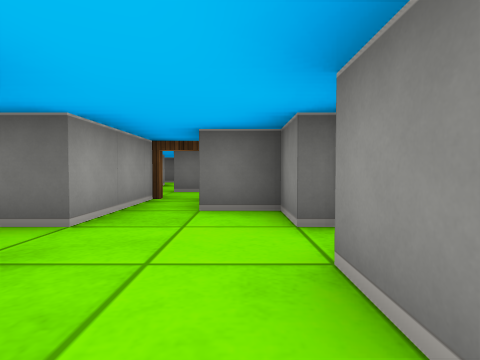
[1] (above)

17 first-person views from a walk through a cub3D level. The camera is about half as high as the walls, tilts 2° down and sees 80° across. The floor is counted in squares. Each view is taken from the middle of a square. On the plan, view 1 faces up. The plan holds only what a view shows up to about 9 squares ahead; the rest is blank.

[2]
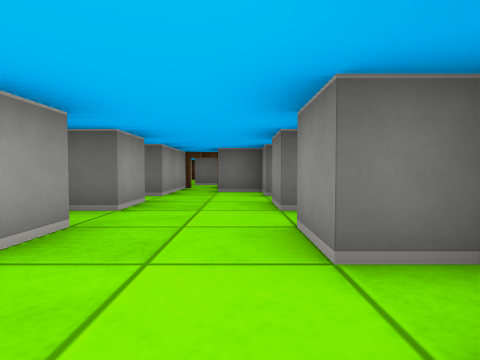

[3]
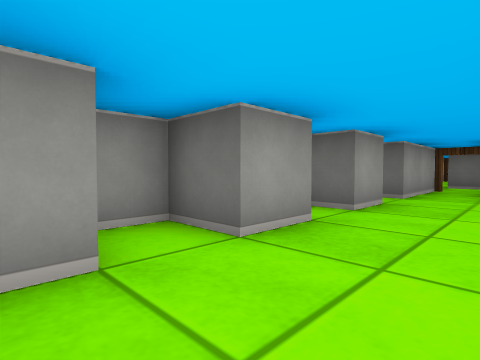

[4]
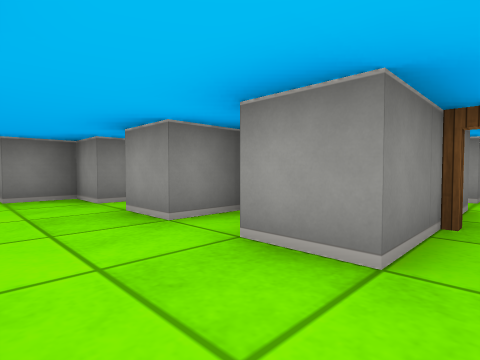

[5]
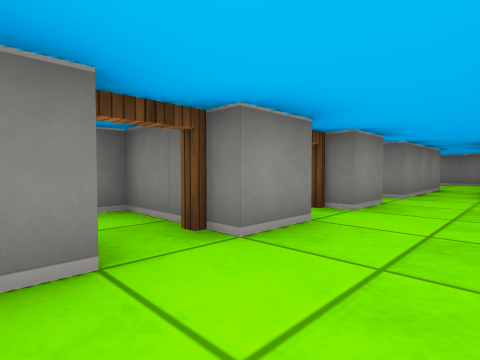

[6]
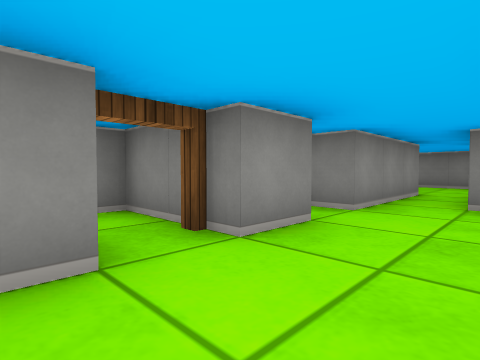

[7]
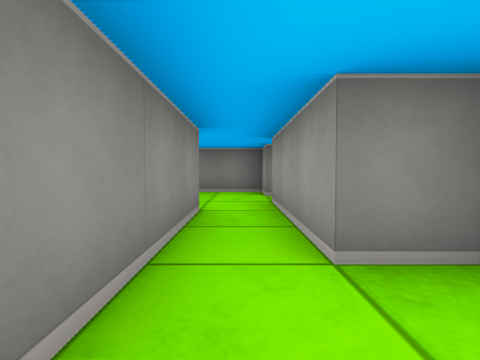

[8]
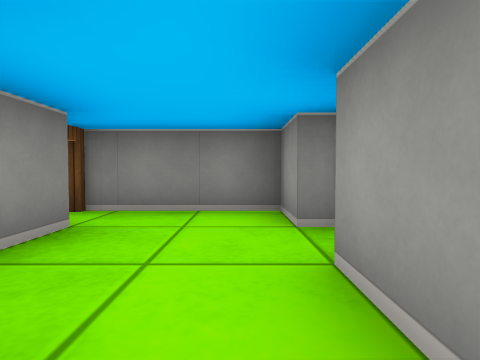

[9]
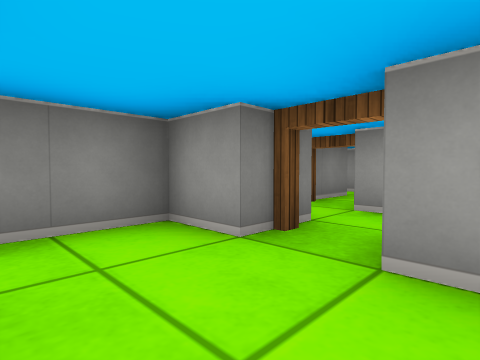

[10]
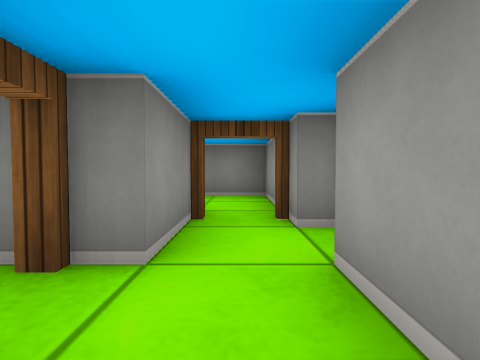

[11]
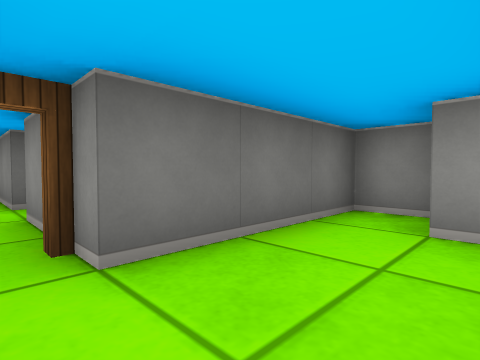

[12]
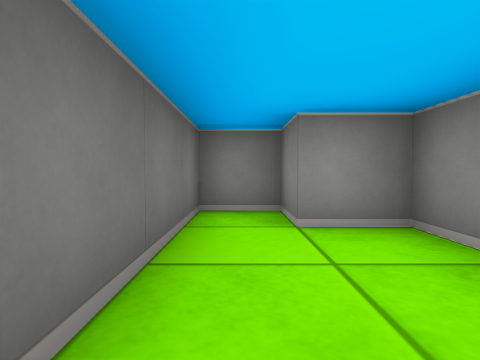

[13]
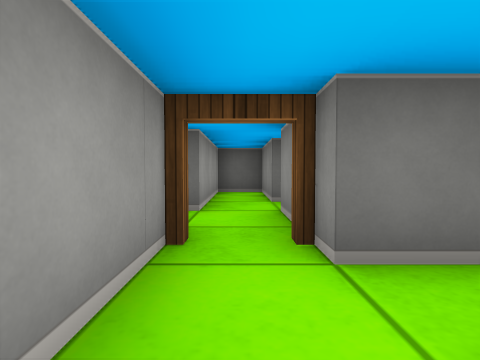

[14]
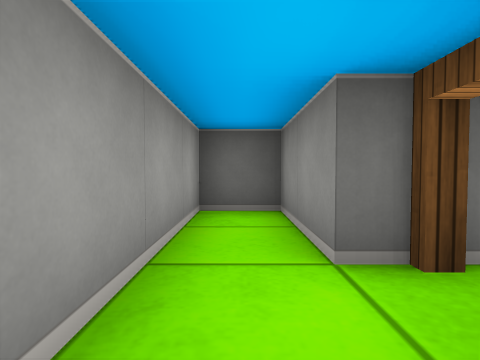

[15]
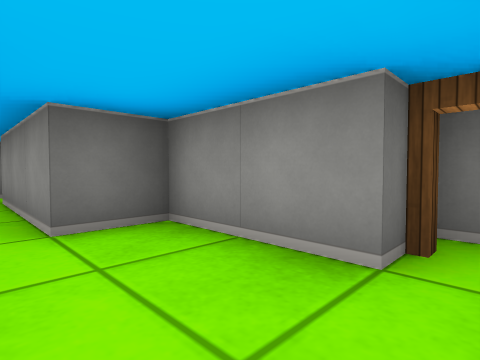

[16]
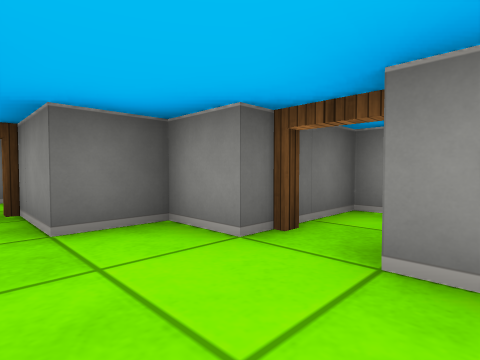

[17]
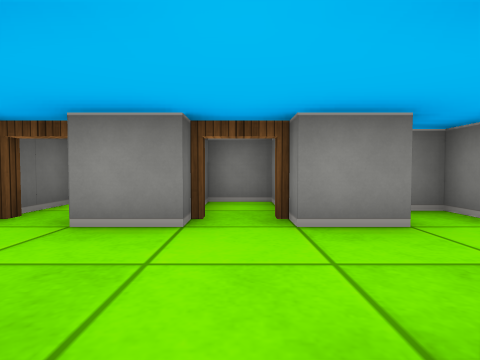

### Floor plan
Ten units are one square. View 1 is at (0, 0); x grows to the right and y downward. Boxes are objects, and circles mark ways between rooms. Rooms are numbered by the first view taken in them; rooms with no view inside come last. Other rooms are left out.
<svg viewBox="-35 -56 65 176">
<path fill="none" stroke="#000" d="M-25 5 -15 5 -15 15 -25 15 -25 22M5 -5 5 -15M-30 -15 -15 -15 -15 -5 -21 -5M-20 25 -15 25 -15 35 -5 35M14 15 5 15 5 5M5 -25 5 -35 -5 -35 -5 -51M5 35 5 25 15 25 15 20M-15 -51 -15 -25 -21 -25M-5 75 -5 85 21 85M15 75 15 55 5 55 5 35M-5 35 -5 65M-15 65 -15 45 -25 45 -25 75M-15 95 -15 75M-25 85 -25 115 5 115 5 105 15 105 15 95 -15 95M5 5 25 5 25 -5 5 -5M5 -15 25 -15 25 -25 5 -25"/>
<circle cx="0" cy="30" r="3" fill="#2a7"/>
<circle cx="10" cy="0" r="3" fill="#2a7"/>
<circle cx="10" cy="-20" r="3" fill="#2a7"/>
<circle cx="-10" cy="70" r="3" fill="#2a7"/>
<circle cx="-20" cy="90" r="3" fill="#2a7"/>
<text x="-10" y="0">1</text>
<text x="0" y="60">2</text>
<text x="-20" y="60">3</text>
<text x="-10" y="100">4</text>
<text x="20" y="0">5</text>
<text x="20" y="-20">6</text>
</svg>
Room 1 opens to room 2. Room 1 opens to room 5. Room 1 opens to room 6. Room 2 opens to room 3. Room 3 opens to room 4.

Where each view was taken, in squares from view 1:
view 1: 0 up, 0 right, facing up
view 2: 3 down, 0 right, facing up
view 3: 3 down, 0 right, facing up-left
view 4: 2 up, 0 right, facing down-left
view 5: 3 up, 1 left, facing down-right
view 6: 1 up, 1 left, facing down-right
view 7: 2 down, 0 right, facing down
view 8: 5 down, 0 right, facing down
view 9: 6 down, 1 right, facing down-left
view 10: 6 down, 2 left, facing down
view 11: 11 down, 2 left, facing up-right
view 12: 10 down, 2 left, facing right
view 13: 11 down, 2 left, facing up
view 14: 8 down, 2 left, facing up
view 15: 8 down, 0 right, facing up-right
view 16: 1 up, 1 left, facing up-right
view 17: 0 up, 2 left, facing right
